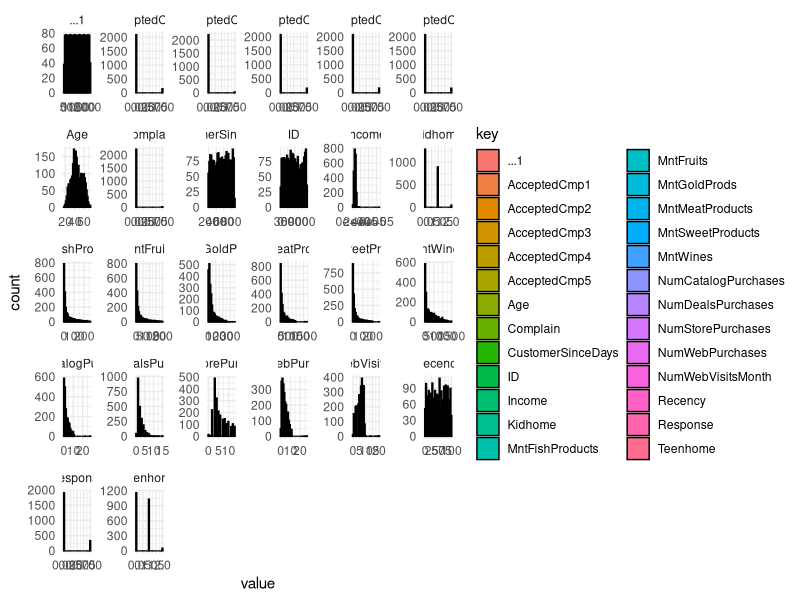

Source code (R): (Note: this script raises an error after producing the figure.)
library(corrplot)
library(tidyverse)
mktCmpgn <- read_csv("output/mktCmpgn.csv")

str(mktCmpgn)

# Display Histograms of the data
displayAllHistograms <- function(tibbleDataset) {
  tibbleDataset %>% 
    keep(is.numeric) %>%
    gather() %>%
    ggplot() + geom_histogram(mapping = aes( x = value, fill = key),
                              color = "black") +
    facet_wrap(~ key, scales = "free") +
    theme_minimal()
}
displayAllHistograms(mktCmpgn)



numericMtkgCmpgn <- mktgCmpgn %>%select_if(is.numeric)%>%select(-...1)

str(numericMtkgCmpgn)  
mktgCmpgnCorr <- round(cor(numericMtkgCmpgn),2)

mktgCmpgnCorr

# Display a correlation plot using the "number" method and output bottom left

corrplot(corr = mktgCmpgnCorr,method = "number", type = "lower")


# Get some insights with group by summaries
mktCmpgn %>%
  filter(Response ==1)%>%
  group_by(AcceptedCmp1,AcceptedCmp2,AcceptedCmp3,AcceptedCmp4,AcceptedCmp5,Response)%>%
  summarise(n())


df<- mktCmpgn %>%
  filter(Response ==1)%>%
  group_by(Education, AcceptedCmp1,AcceptedCmp2,AcceptedCmp3,AcceptedCmp4,AcceptedCmp5,Response)%>%
  summarise(n())

# close to half of those that responded did not accept previous campaigns

mktCmpgn %>%
  filter(Response ==0)%>%
  group_by(AcceptedCmp1,AcceptedCmp2,AcceptedCmp3,AcceptedCmp4,AcceptedCmp5,Response)%>%
  summarise(n())

# Query 3

marketingCampaign %>%
  group_by(CustomerSinceGroup) %>%
  count()

marketingCampaign %>%
  group_by(CustomerSinceGroup) %>%
  count(Response)

marketingCampaign %>% 
  ggplot() + 
  geom_histogram(mapping = aes(x = CustomerSinceGroup),
                 bins = 10,
                 fill = "blue",
                 color = "black",
                 stat = "count") + 
  labs(title = "Histogram of Loyalty Groups", 
       x = "Customer Since Months",
       y = "Count of Customers") 

marketingCampaign1 <- marketingCampaign %>% 
  mutate(Response = ifelse(Response == TRUE, "Responded", "Not responded"))

marketingCampaign1 %>% 
  ggplot() + 
  geom_bar(mapping = aes(x = CustomerSinceGroup, fill = Response),
                 bins = 10,
                 color = "black",
                 stat = "count") +
  labs(title = "Histogram of Loyalty Groups", 
       x = "Customer Since Months",
       y = "Count of Customers by Response") 


mktCmpgn%>%group_by(Response)%>%summarise(n())

# Get the average spending on different types of product in different income group
summarise_at(group_by(df, Income_group),vars(MntMeatProducts),funs(mean(.,na.rm=TRUE)))
summarise_at(group_by(df, Income_group),vars(MntFishProducts),funs(mean(.,na.rm=TRUE)))
summarise_at(group_by(df, Income_group),vars(MntSweetProducts),funs(mean(.,na.rm=TRUE)))
summarise_at(group_by(df, Income_group),vars(MntGoldProds),funs(mean(.,na.rm=TRUE)))
summarise_at(group_by(df, Income_group),vars(MntFruits),funs(mean(.,na.rm=TRUE)))
summarise_at(group_by(df, Income_group),vars(MntWines),funs(mean(.,na.rm=TRUE)))
